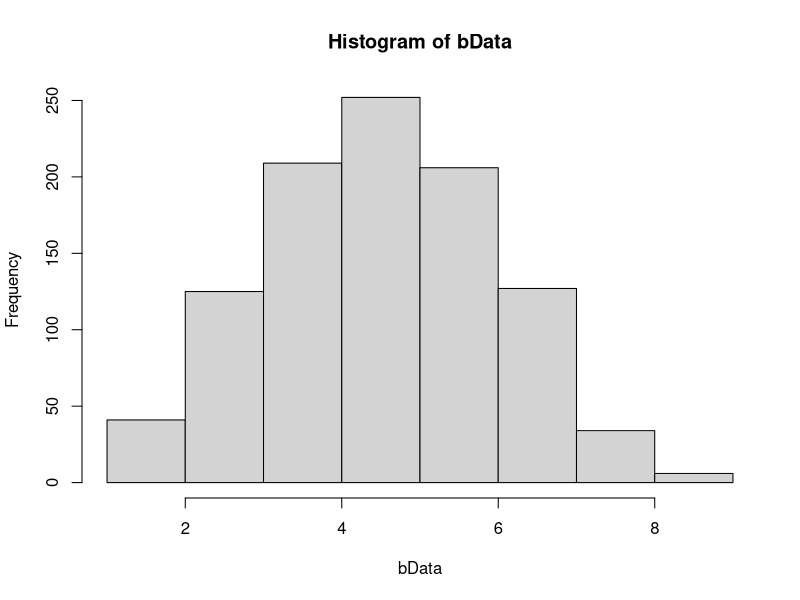
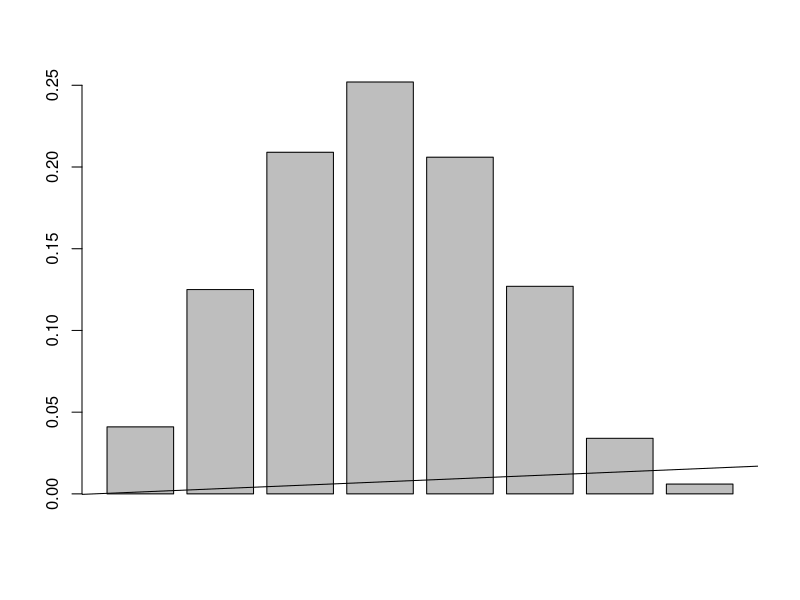

These figures' R source, in order:
#Correction For Continuity
bData <- rbinom(1000,10,.5)

histGraph <- hist(bData)

histGraph$counts <- histGraph$counts/1000

barplot(histGraph$counts)

q <- seq(0,10, by = .01)
abline(q, dnorm(c(q), 5, sqrt(2.5)))

#As we can see, the Normal Dist cannot be exactly used for discrete
# data and distributions.

#Add 1/2 when using the Normal Dist to account for the loss and
# stuff to the counts

#What do we do with 0's, well they turn into 0.5.

#We could add 1/r (r being the number of columns/outcomes
# in the data)
# This is equal to adding one person to each population

#Main Lesson
# Check for structered zeros
